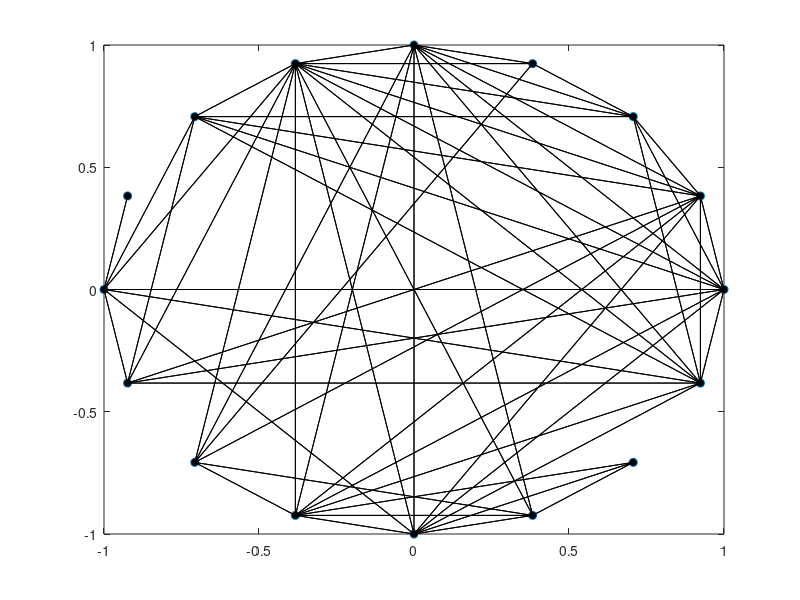

Write MATLAB code to recreate this figure.
n0=5; p=3;
randn('seed',0);
c=2;
A1=randn(n0,p)+c*[1,0,0];
A2=randn(n0,p)+c*[0,1,0];
A3=randn(n0,p)+c*[0,0,1];
A4=[0,0,0];
A=[A1;A2;A3;A4];

Dist=zeros(size(A,1));
for i=1:size(A,1)
   for j=1:size(A,1)
       Dist(i,j)=norm(A(i,:)-A(j,:),2);
   end
end

ee = 2.5;

W=ones(size(Dist));
W(Dist>ee)=0; % Set too far away to
W(Dist==0)=0;  % Avoid an edge to itself

D=zeros(size(A,1));
for i=1:size(A,1)
    D(i,i)=sum(W(i,:));
end

n=size(W,1);
z=exp(((1:n)-1)*2i*pi/n);
clf;
plot(z,'o','MarkerFaceColor','k'); % Plot all nodes
hold on;

for i=1:size(W,1)
   for j=1:size(W,1)
       if (W(i,j)>0)
            plot([z(i),z(j)],'k');   % Plot edges
       end
   end
end